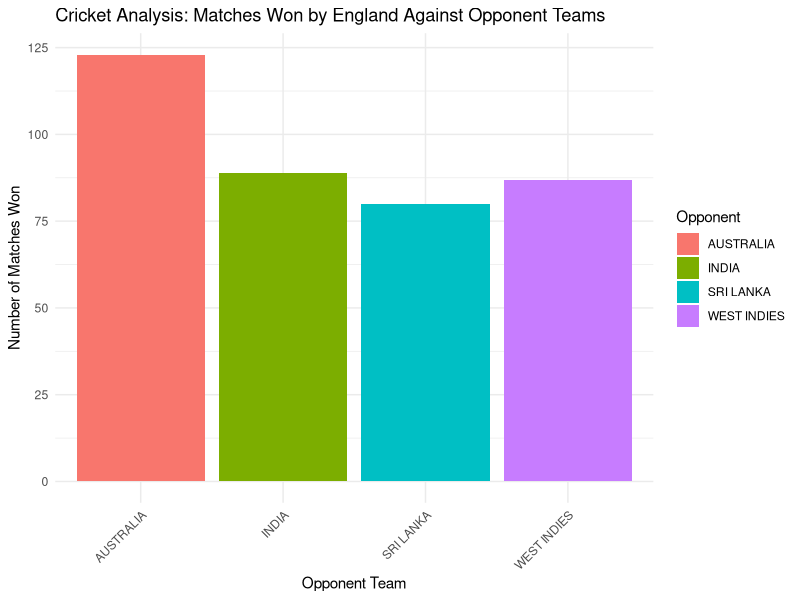

Reproduce this figure in R.
library(ggplot2)

cricket_data <- data.frame(
  Team = c("ENGLAND IN TEST CRICKET"),
  Opponent = c("AUSTRALIA","INDIA","SRI LANKA","WEST INDIES"),
  Matches_Won = c(123,89,80,87)
)

# Plot the histogram
ggplot(cricket_data, aes(x = Opponent, y = Matches_Won, fill = Opponent)) +
  geom_bar(stat = "identity") +
  labs(title = "Cricket Analysis: Matches Won by England Against Opponent Teams",
       x = "Opponent Team", y = "Number of Matches Won") +
  theme_minimal() +
  theme(axis.text.x = element_text(angle = 45, hjust = 1))

